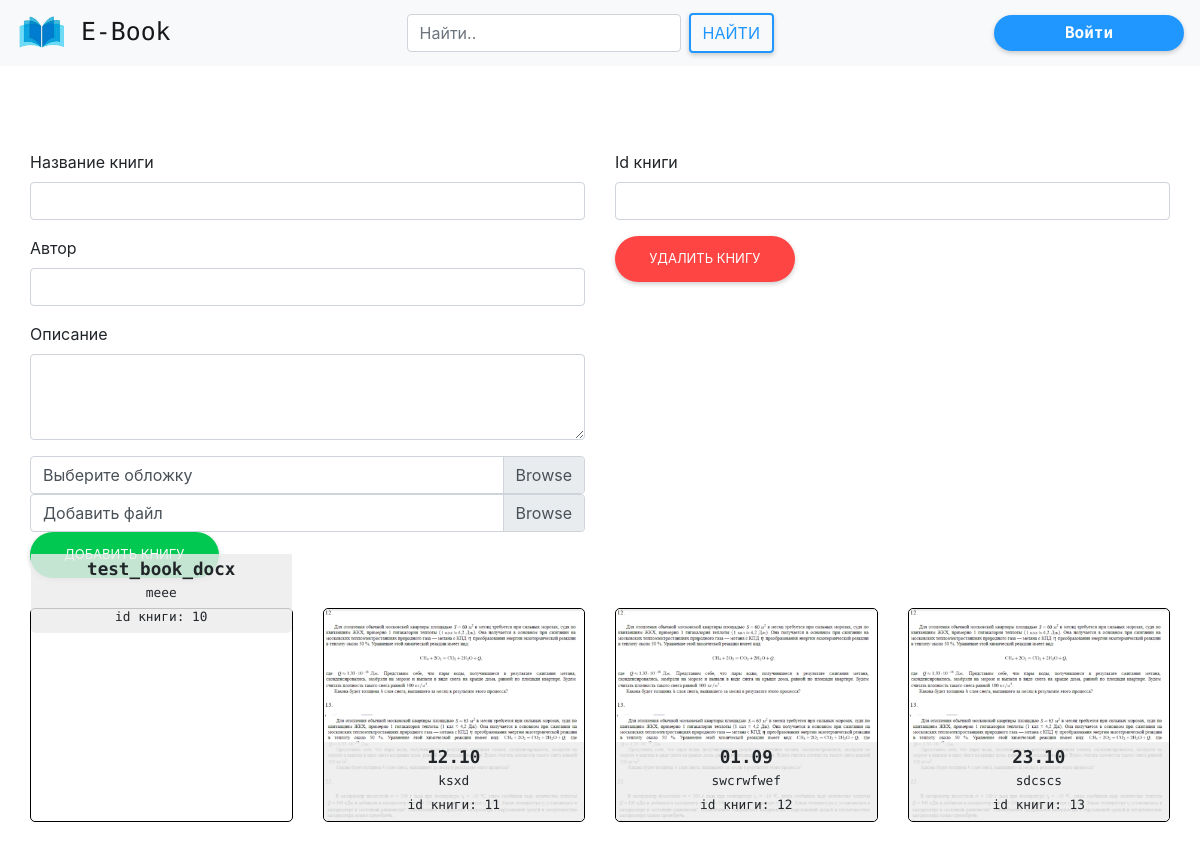
The page /libradmin/ on the database its author committed.
### ebook/models.py (models this page shows, shortened)
class book_inf(models.Model):
    bookname = models.CharField("назвние книги", null=True, max_length=150)
    author = models.CharField("автор", null=True, max_length=100)
    rate = models.PositiveIntegerField("Рейтинг книги", default=0,
                                       validators=[MaxValueValidator(5), ])
    discriptions = models.TextField("описание книги")
    bookimage = models.ImageField("Фотография книги", blank=True,
                                  upload_to="books_photo",
                                  default="books_photo/default.png")
    addingDate = models.DateField("Дата добавления",
                                  default=timezone.now)
    bookfile = models.FileField(upload_to='books', blank=False,
                                default="puples_photo/default.png")

### ebook/views.py (the view)
# urls.py: path('libradmin/', views.libradmin, name='libradmin'),
def libradmin(request):
    books = book_inf.objects.all()
    return render(request, 'libradmin.html', {'books': books})

### templates/libradmin.html (shortened to what this page needs)
{% extends 'base.html' %}
{% load static %}
{% block links %}
    <link rel="stylesheet" href="{% static 'css/libradmin.css' %}">
{% endblock links %}
{% block content %}
    <div class="main">
        <div class="row">
            <form class="col-12 col-lg-6" method="POST" enctype="multipart/form-data" action="add_book/">
                <div class="form-group" data-toggle="validator">
                    <label for="Bookname">Название книги</label>
                    <input name="Bookname" type="text" class="form-control" id="Bookname" required>
                </div>
                <div class="form-group">
                    <label for="Bookauthor">Автор</label>
                    <input name="Bookauthor" type="text" class="form-control" id="Bookauthor" required>
                </div>
                <div class="form-group">
                    <label for="discriptions">Описание</label>
                    <textarea name="discriptions" class="form-control" id="discriptions" rows="3" required></textarea>
                </div>
                <div class="custom-file">
                    <label class="custom-file-label" for="bookimg">Выберите обложку</label>
                </div>
                <div class="custom-file">
                    <label class="custom-file-label" for="bookfile">Добавить файл</label>
                </div>
                <button type="submit" class="btn btn-rounded-almbb-success">Добавить книгу</button>
            </form>
            <form class="col-12 col-lg-6" method="POST" action="delete_book/" data-toggle="validator">
                <div class="form-group">
                    <label for="Bookid">Id книги</label>
                    <input name="Bookid" type="text" class="form-control" id="Bookid" required>
                </div>
                <button type="submit" class="btn btn-rounded-almbb-danger">Удалить книгу</button>
            </form>
        </div>
        <div class="allbooks">
            <div class="row">
                {% for bookItem in books  %}
                    <div class="col-12 col-md-6 col-lg-4 col-xl-3 bookbox" style="margin-bottom: 1em;">
                        <div class="book">
                            <div class="bookImg">
                                <img src="{{ bookItem.bookimage.url }}" alt="">
                                <div class="bookDiscrp">
                                    <h4>{{ bookItem.bookname }}</h4>
                                    <small>{{ bookItem.author }}</small> <br/>
                                    <small>id книги: {{ bookItem.id }}</small>
                                </div>
                            </div>
                         </div>
                    </div>
                {% endfor %}
            </div>
        </div>
    </div>
{% endblock content %}

### static/css/base.css (style rules this page uses)
html, body { min-height: 100vh; }

### static/css/libradmin.css (style rules this page uses)
.main { padding-top: 150px !important; padding: 0px 30px; min-height: 100vh; }
.allbooks { margin-top: 30px; margin-bottom: 50px; }
.book { border: 1px solid black; max-height: 400px; min-height: 100%; border-radius: 5px; }
.bookImg img { max-width: 100%; min-width: 100%; max-height: 396px; min-height: 100%; height: 100%; border-radius: 5px; }
.bookImg { z-index: 1; position: relative; border-radius: 5px; }
.bookDiscrp { position: absolute; z-index: 2; background-color: rgba(236, 236, 236, 0.829); bottom: 0px; width: 100%; left: 0; border-bottom-left-radius: 5px; border-bottom-right-radius: 5px; text-align: center; font-family: 'PT Mono', monospace; padding: 5px 2px; }
.bookDiscrp h4 { font-size: 1.1em; font-weight: bolder; margin-bottom: 0px; }

### rows shown on the page
book_inf: bookname "test_book_docx", author "meee", id "10"
book_inf: bookimage (picture), bookname "12.10", author "ksxd", id "11"
book_inf: bookimage (picture), bookname "01.09", author "swcrwfwef", id "12"
book_inf: bookimage (picture), bookname "23.10", author "sdcscs", id "13"
